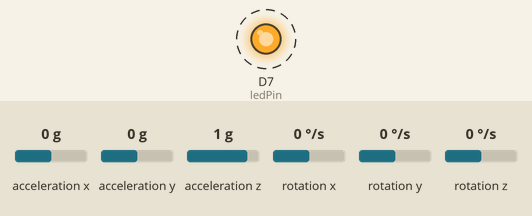
A sketch run on a simulated Particle Photon. Parts: output pins drawn as LEDs (lit = HIGH). Dashed ring = blinking. The test bench sets the inputs (shaded band); at power-on: acceleration x 0 g, acceleration y 0 g, acceleration z 1 g, rotation x 0 °/s, rotation y 0 °/s, rotation z 0 °/s. What the sketch prints to the serial monitor is not drawn.

Above: at 0.5 s.
Timing chart, 0 to 4.6 s (numbered marks = the images above):
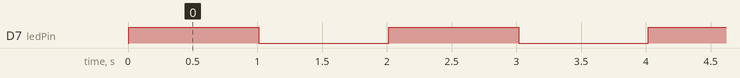

The sketch:

Flood_Dog_6050_Test.ino
```cpp
// Once you import this library into an app on the web based IDE, modify the code to look something like the following.
// This code is a heavily modified version of the MPU6050_raw.ino example found elsewhere in this repo.
// This code has been tested against the MPU-9150 breakout board from Sparkfun.

// This #include statement was automatically added by the Particle IDE.
#include "MPU6050.h"

int ledPin = D7;

// MPU variables:
MPU6050 accelgyro;
int16_t ax, ay, az;
int16_t gx, gy, gz;


bool ledState = false;
void toggleLed() {
    ledState = !ledState;
    digitalWrite(ledPin, ledState);
}

void setup() {
    pinMode(ledPin, OUTPUT);

    Wire.begin();
    Serial.begin(9600);

    Serial.println("Initializing I2C devices...");
    accelgyro.initialize();

    // Cerify the connection:
    Serial.println("Testing device connections...");
    Serial.println(accelgyro.testConnection() ? "MPU6050 connection successful" : "MPU6050 connection failed");

}

void loop() {
    // read raw accel/gyro measurements from device
    accelgyro.getMotion6(&ax, &ay, &az, &gx, &gy, &gz);
    Serial.print("a/g:\t");
    Serial.print(ax); Serial.print("\t");
    Serial.print(ay); Serial.print("\t");
    Serial.print(az); Serial.print("\t");
    Serial.print(gx); Serial.print("\t");
    Serial.print(gy); Serial.print("\t");
    Serial.println(gz);

    toggleLed();

    delay(1000);
}
```

Measured:
- by itself, D7 (ledPin): alternates HIGH for 1.0 s and LOW for 1.0 s
